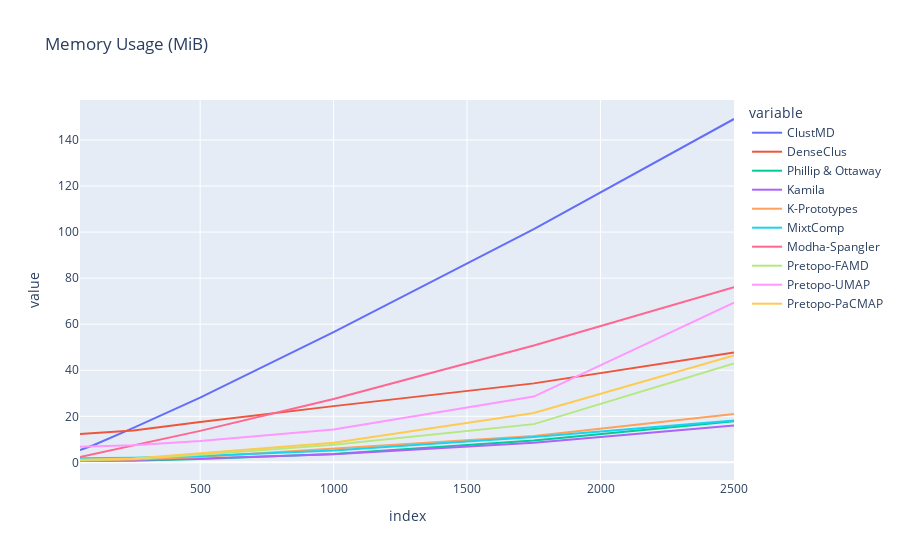

The cell this chart's notebook holds for it:
### Code cell
indiv_df = pd.DataFrame.from_dict(individuals)[nn]
indiv_time = indiv_df.apply(lambda x: x.str[1]).T
px.line(data_frame=indiv_time, title="Memory Usage (MiB)")

### Figure 1 — Plotly figure (JSON) as saved in the notebook; plotly's stock layout.template omitted (floating-point values rounded to 4 significant figures)
{"data": [{"hovertemplate": "variable=ClustMD<br>index=%{x}<br>value=%{y}<extra></extra>", "legendgroup": "ClustMD", "line": {"color": "#636efa", "dash": "solid"}, "marker": {"symbol": "circle"}, "mode": "lines", "name": "ClustMD", "orientation": "v", "showlegend": true, "type": "scatter", "x": [50, 100, 250, 500, 1000, 1750, 2500], "xaxis": "x", "y": [5.395, 7.439, 15.0, 28.1, 56.56, 101.3, 149.1], "yaxis": "y"}, {"hovertemplate": "variable=DenseClus<br>index=%{x}<br>value=%{y}<extra></extra>", "legendgroup": "DenseClus", "line": {"color": "#EF553B", "dash": "solid"}, "marker": {"symbol": "circle"}, "mode": "lines", "name": "DenseClus", "orientation": "v", "showlegend": true, "type": "scatter", "x": [50, 100, 250, 500, 1000, 1750, 2500], "xaxis": "x", "y": [12.31, 12.66, 13.85, 17.52, 24.41, 34.29, 47.74], "yaxis": "y"}, {"hovertemplate": "variable=Phillip & Ottaway<br>index=%{x}<br>value=%{y}<extra></extra>", "legendgroup": "Phillip & Ottaway", "line": {"color": "#00cc96", "dash": "solid"}, "marker": {"symbol": "circle"}, "mode": "lines", "name": "Phillip & Ottaway", "orientation": "v", "showlegend": true, "type": "scatter", "x": [50, 100, 250, 500, 1000, 1750, 2500], "xaxis": "x", "y": [0.5903, 0.608, 0.7361, 1.42, 3.596, 9.442, 17.84], "yaxis": "y"}, {"hovertemplate": "variable=Kamila<br>index=%{x}<br>value=%{y}<extra></extra>", "legendgroup": "Kamila", "line": {"color": "#ab63fa", "dash": "solid"}, "marker": {"symbol": "circle"}, "mode": "lines", "name": "Kamila", "orientation": "v", "showlegend": true, "type": "scatter", "x": [50, 100, 250, 500, 1000, 1750, 2500], "xaxis": "x", "y": [0.9066, 0.9523, 1.043, 1.661, 3.565, 8.538, 16.02], "yaxis": "y"}, {"hovertemplate": "variable=K-Prototypes<br>index=%{x}<br>value=%{y}<extra></extra>", "legendgroup": "K-Prototypes", "line": {"color": "#FFA15A", "dash": "solid"}, "marker": {"symbol": "circle"}, "mode": "lines", "name": "K-Prototypes", "orientation": "v", "showlegend": true, "type": "scatter", "x": [50, 100, 250, 500, 1000, 1750, 2500], "xaxis": "x", "y": [0.6666, 0.7896, 1.191, 2.361, 6.138, 11.48, 21.02], "yaxis": "y"}, {"hovertemplate": "variable=MixtComp<br>index=%{x}<br>value=%{y}<extra></extra>", "legendgroup": "MixtComp", "line": {"color": "#19d3f3", "dash": "solid"}, "marker": {"symbol": "circle"}, "mode": "lines", "name": "MixtComp", "orientation": "v", "showlegend": true, "type": "scatter", "x": [50, 100, 250, 500, 1000, 1750, 2500], "xaxis": "x", "y": [1.733, 1.8, 2.002, 2.759, 5.125, 10.96, 18.18], "yaxis": "y"}, {"hovertemplate": "variable=Modha-Spangler<br>index=%{x}<br>value=%{y}<extra></extra>", "legendgroup": "Modha-Spangler", "line": {"color": "#FF6692", "dash": "solid"}, "marker": {"symbol": "circle"}, "mode": "lines", "name": "Modha-Spangler", "orientation": "v", "showlegend": true, "type": "scatter", "x": [50, 100, 250, 500, 1000, 1750, 2500], "xaxis": "x", "y": [2.332, 3.582, 7.236, 13.67, 27.5, 50.71, 76.02], "yaxis": "y"}, {"hovertemplate": "variable=Pretopo-FAMD<br>index=%{x}<br>value=%{y}<extra></extra>", "legendgroup": "Pretopo-FAMD", "line": {"color": "#B6E880", "dash": "solid"}, "marker": {"symbol": "circle"}, "mode": "lines", "name": "Pretopo-FAMD", "orientation": "v", "showlegend": true, "type": "scatter", "x": [50, 100, 250, 500, 1000, 1750, 2500], "xaxis": "x", "y": [0.9841, 1.081, 1.434, 3.314, 7.648, 16.59, 42.92], "yaxis": "y"}, {"hovertemplate": "variable=Pretopo-UMAP<br>index=%{x}<br>value=%{y}<extra></extra>", "legendgroup": "Pretopo-UMAP", "line": {"color": "#FF97FF", "dash": "solid"}, "marker": {"symbol": "circle"}, "mode": "lines", "name": "Pretopo-UMAP", "orientation": "v", "showlegend": true, "type": "scatter", "x": [50, 100, 250, 500, 1000, 1750, 2500], "xaxis": "x", "y": [6.795, 6.925, 7.41, 9.263, 14.29, 28.56, 69.37], "yaxis": "y"}, {"hovertemplate": "variable=Pretopo-PaCMAP<br>index=%{x}<br>value=%{y}<extra></extra>", "legendgroup": "Pretopo-PaCMAP", "line": {"color": "#FECB52", "dash": "solid"}, "marker": {"symbol": "circle"}, "mode": "lines", "name": "Pretopo-PaCMAP", "orientation": "v", "showlegend": true, "type": "scatter", "x": [50, 100, 250, 500, 1000, 1750, 2500], "xaxis": "x", "y": [1.152, 1.274, 1.717, 3.91, 8.548, 21.42, 46.41], "yaxis": "y"}], "layout": {"legend": {"title": {"text": "variable"}, "tracegroupgap": 0}, "title": {"text": "Memory Usage (MiB)"}, "xaxis": {"anchor": "y", "domain": [0, 1], "title": {"text": "index"}}, "yaxis": {"anchor": "x", "domain": [0, 1], "title": {"text": "value"}}}}
